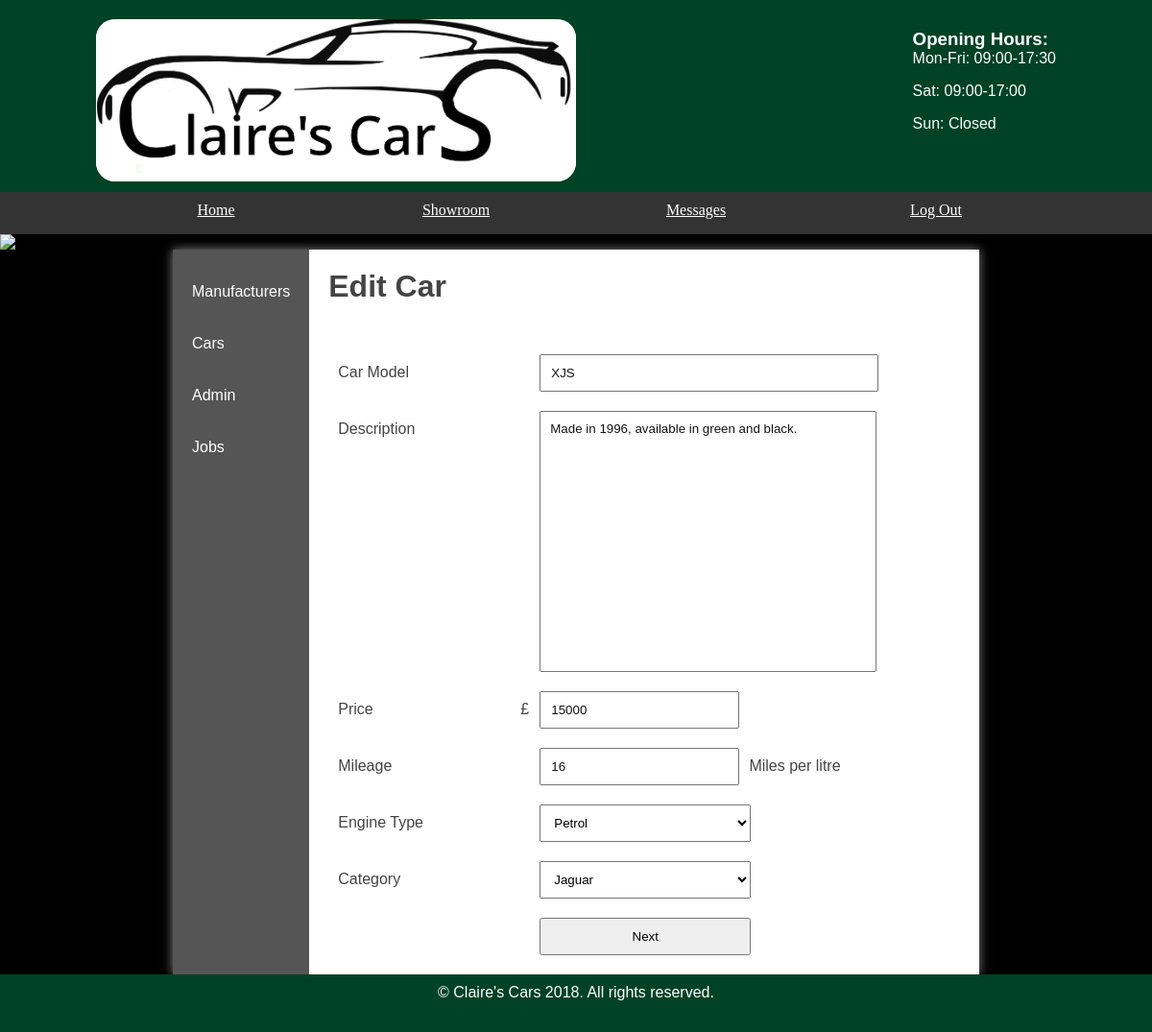
The page /websites/default/public/admin/editcar.php?id=1 (signed in) on the database its author committed.
### tables this page shows
CREATE TABLE `cars` (
  `id` int NOT NULL AUTO_INCREMENT,
  `car_name` varchar(45) DEFAULT NULL,
  `engine` varchar(45) DEFAULT NULL,
  `mileage` varchar(45) DEFAULT NULL,
  `prev_price` varchar(45) DEFAULT NULL,
  `cur_price` varchar(45) DEFAULT NULL,
  `postedBy` varchar(100) DEFAULT NULL,
  `manufacturerId` int DEFAULT NULL,
  `description` longblob,
  `archived` char(1) DEFAULT NULL,
  PRIMARY KEY (`id`)
);

### websites/default/public/AllQueries.php (called while the page is built, shortened)
<?php
class AllQueries{
    function find($pdo, $table, $field, $value) {
        $stmt = $pdo->prepare('SELECT * FROM ' . $table . ' WHERE ' . $field . ' = :value');
        $criteria = [
            'value' => $value
        ];
        $stmt->execute($criteria);
        return $stmt->fetch();
    }
    function selectAll($pdo, $table) {
        $stmt = $pdo->prepare('SELECT * FROM ' . $table );
        $stmt->execute();
        return $stmt->fetchAll();
    }
}
?>

### websites/default/public/admin/carForm.php (the view, shortened to what this page needs)
<h2><?php echo $head; ?></h2>
<form method="POST" enctype="multipart/form-data">
	<label>Car Model</label><input type="text" name="car_name" <?php if (isset($_GET['id'])){echo 'value = "'.$car['car_name'].'"'; } ?> required/>
	<label>Description</label><textarea name="description" style = "width: 50%;" required><?php if (isset($_GET['id'])){echo $car['description']; } ?></textarea>
	<label>Price</label><span style = "float: left; margin: 30px 0 0 -20px;">£</span><input type="text" style = "width: 28%;" <?php if (isset($_GET['id'])){echo 'value = "'.$car['prev_price'].'"'; } ?> name="price" required/>
	<label>Mileage</label><input type="text" style = "width: 28%;" <?php if (isset($_GET['id'])){echo 'value = "'.$car['mileage'].'"'; } ?> required name="mileage" /> <span style = "float: left; margin: 30px 0 0 10px;">Miles per litre </span>
	<label>Engine Type</label>
	<select name = "en_type" required>
		<option value = "Petrol">Petrol</option>
	</select>
	<label>Category</label>
	<select name="manufacturerId" required>
		<?php
		$stmt = $allQueries->selectAll($pdo, 'manufacturers');
		foreach ($stmt as $row) {
            if (isset($_GET['id'])){
                if ($car['manufacturerId'] == $row['id']) {
                    echo '<option selected="selected" value="' . $row['id'] . '">' . $row['name'] . '</option>';
                }
                else{
                    echo '<option value="' . $row['id'] . '">' . $row['name'] . '</option>';
                }
            }
            else {
    		    echo '<option value="' . $row['id'] . '">' . $row['name'] . '</option>';
                }
			}
			?>
	</select>
	<input type="submit" name="submit" value="Next" />
</form>

### websites/default/public/styles.css (style rules this page uses)
* { margin: 0; padding: 0; }
html { font-family: 'Oxygen-Regular', verdana, sans-serif; }
body { background-color: #000; }
main h2 { font-size:2em; }
p, li, h2 { margin-bottom: 1em; }
form select, form label, form input, form textarea { float: left; width: 200px; padding: 10px; margin-top: 20px; }
form label { clear: left; }
textarea { height: 250px; resize: none; }
form input[type="text"], form input[type="email"],form input[type="password"], textarea { color: rgb(21, 20, 20); font-family: verdana, sans-serif; width: 50%; outline: none; }
input[type="submit"] { clear: both; margin-left: 220px; width: 220px; }
form select { width: 220px; }

### rows shown on the page
cars: car_name "XJS", description "Made in 1996, available in green and black.", price "15000", mileage "16"

### other values the page prints
$head "Edit Car"
form field manufacturerId "Jaguar"
